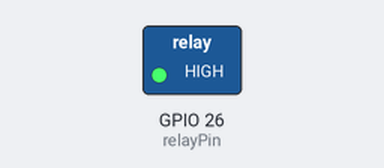
The sketch below on a simulated ESP32. On the bench: switched loads named in the sketch (green lamp = pin HIGH). Dashed ring = blinking.

Above: at 0.5 s.
Timing chart, 0 to 4.6 s (numbered marks = the images above):
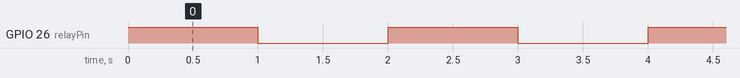

Measured:
- by itself, GPIO 26 (relayPin): alternates HIGH for 1.0 s and LOW for 1.0 s

The sketch:

basic_relay.ino
```cpp
#define relayPin 27
#define relayPin 26

void setup() {
  Serial.begin(115200);
  pinMode(relayPin, OUTPUT);
}

void loop() {
  digitalWrite(relayPin, HIGH);
  delay(1000);
  digitalWrite(relayPin, LOW);
  delay(1000);
}
```
